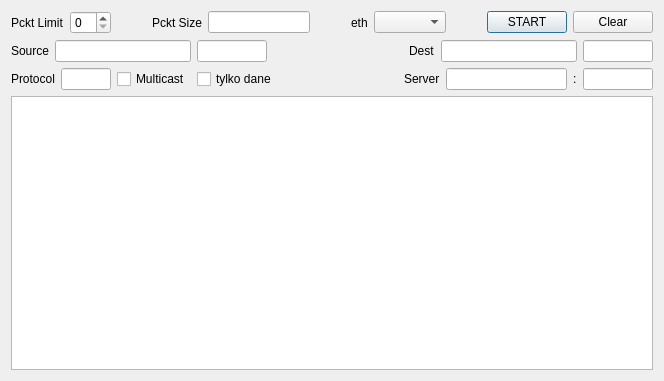
<?xml version="1.0" encoding="UTF-8"?>
<ui version="4.0">
 <class>Dialog</class>
 <widget class="QDialog" name="Dialog">
  <property name="geometry">
   <rect>
    <x>0</x>
    <y>0</y>
    <width>664</width>
    <height>381</height>
   </rect>
  </property>
  <property name="windowTitle">
   <string>Dialog</string>
  </property>
  <layout class="QVBoxLayout" name="verticalLayout">
   <item>
    <layout class="QHBoxLayout" name="horizontalLayout">
     <item>
      <widget class="QLabel" name="label">
       <property name="text">
        <string>Pckt Limit</string>
       </property>
      </widget>
     </item>
     <item>
      <widget class="QSpinBox" name="PcktLimit"/>
     </item>
     <item>
      <spacer name="horizontalSpacer">
       <property name="orientation">
        <enum>Qt::Horizontal</enum>
       </property>
       <property name="sizeHint" stdset="0">
        <size>
         <width>40</width>
         <height>20</height>
        </size>
       </property>
      </spacer>
     </item>
     <item>
      <widget class="QLabel" name="label_8">
       <property name="text">
        <string>Pckt Size</string>
       </property>
      </widget>
     </item>
     <item>
      <widget class="QLineEdit" name="PcktSize"/>
     </item>
     <item>
      <spacer name="horizontalSpacer_4">
       <property name="orientation">
        <enum>Qt::Horizontal</enum>
       </property>
       <property name="sizeHint" stdset="0">
        <size>
         <width>40</width>
         <height>20</height>
        </size>
       </property>
      </spacer>
     </item>
     <item>
      <widget class="QLabel" name="label_5">
       <property name="text">
        <string>eth</string>
       </property>
      </widget>
     </item>
     <item>
      <widget class="QComboBox" name="Interface">
       <property name="sizePolicy">
        <sizepolicy hsizetype="Minimum" vsizetype="Fixed">
         <horstretch>0</horstretch>
         <verstretch>0</verstretch>
        </sizepolicy>
       </property>
      </widget>
     </item>
     <item>
      <spacer name="horizontalSpacer_2">
       <property name="orientation">
        <enum>Qt::Horizontal</enum>
       </property>
       <property name="sizeHint" stdset="0">
        <size>
         <width>40</width>
         <height>20</height>
        </size>
       </property>
      </spacer>
     </item>
     <item>
      <widget class="QPushButton" name="StartButton">
       <property name="text">
        <string>START</string>
       </property>
      </widget>
     </item>
     <item>
      <widget class="QPushButton" name="ClearButton">
       <property name="text">
        <string>Clear</string>
       </property>
      </widget>
     </item>
    </layout>
   </item>
   <item>
    <layout class="QHBoxLayout" name="horizontalLayout_2">
     <item>
      <widget class="QLabel" name="label_2">
       <property name="text">
        <string>Source</string>
       </property>
      </widget>
     </item>
     <item>
      <widget class="QLineEdit" name="SrcIP"/>
     </item>
     <item>
      <widget class="QLineEdit" name="SrcPort">
       <property name="maximumSize">
        <size>
         <width>70</width>
         <height>16777215</height>
        </size>
       </property>
      </widget>
     </item>
     <item>
      <spacer name="horizontalSpacer_3">
       <property name="orientation">
        <enum>Qt::Horizontal</enum>
       </property>
       <property name="sizeHint" stdset="0">
        <size>
         <width>40</width>
         <height>20</height>
        </size>
       </property>
      </spacer>
     </item>
     <item>
      <widget class="QLabel" name="label_3">
       <property name="text">
        <string>Dest</string>
       </property>
      </widget>
     </item>
     <item>
      <widget class="QLineEdit" name="DestIP"/>
     </item>
     <item>
      <widget class="QLineEdit" name="DestPort">
       <property name="maximumSize">
        <size>
         <width>70</width>
         <height>16777215</height>
        </size>
       </property>
      </widget>
     </item>
    </layout>
   </item>
   <item>
    <layout class="QHBoxLayout" name="horizontalLayout_3">
     <item>
      <widget class="QLabel" name="label_4">
       <property name="text">
        <string>Protocol</string>
       </property>
      </widget>
     </item>
     <item>
      <widget class="QLineEdit" name="Protocol">
       <property name="sizePolicy">
        <sizepolicy hsizetype="Fixed" vsizetype="Fixed">
         <horstretch>0</horstretch>
         <verstretch>0</verstretch>
        </sizepolicy>
       </property>
       <property name="maximumSize">
        <size>
         <width>50</width>
         <height>16777215</height>
        </size>
       </property>
      </widget>
     </item>
     <item>
      <widget class="QCheckBox" name="Multicast">
       <property name="text">
        <string>Multicast</string>
       </property>
      </widget>
     </item>
     <item>
      <widget class="QCheckBox" name="onlydata">
       <property name="text">
        <string>tylko dane</string>
       </property>
      </widget>
     </item>
     <item>
      <spacer name="horizontalSpacer_5">
       <property name="orientation">
        <enum>Qt::Horizontal</enum>
       </property>
       <property name="sizeHint" stdset="0">
        <size>
         <width>40</width>
         <height>20</height>
        </size>
       </property>
      </spacer>
     </item>
     <item>
      <widget class="QLabel" name="label_6">
       <property name="text">
        <string>Server</string>
       </property>
      </widget>
     </item>
     <item>
      <widget class="QLineEdit" name="ServIP"/>
     </item>
     <item>
      <widget class="QLabel" name="label_7">
       <property name="text">
        <string>:</string>
       </property>
      </widget>
     </item>
     <item>
      <widget class="QLineEdit" name="ServPort">
       <property name="maximumSize">
        <size>
         <width>70</width>
         <height>16777215</height>
        </size>
       </property>
      </widget>
     </item>
    </layout>
   </item>
   <item>
    <widget class="QTextBrowser" name="console"/>
   </item>
  </layout>
 </widget>
 <layoutdefault spacing="6" margin="11"/>
 <resources/>
 <connections/>
</ui>
